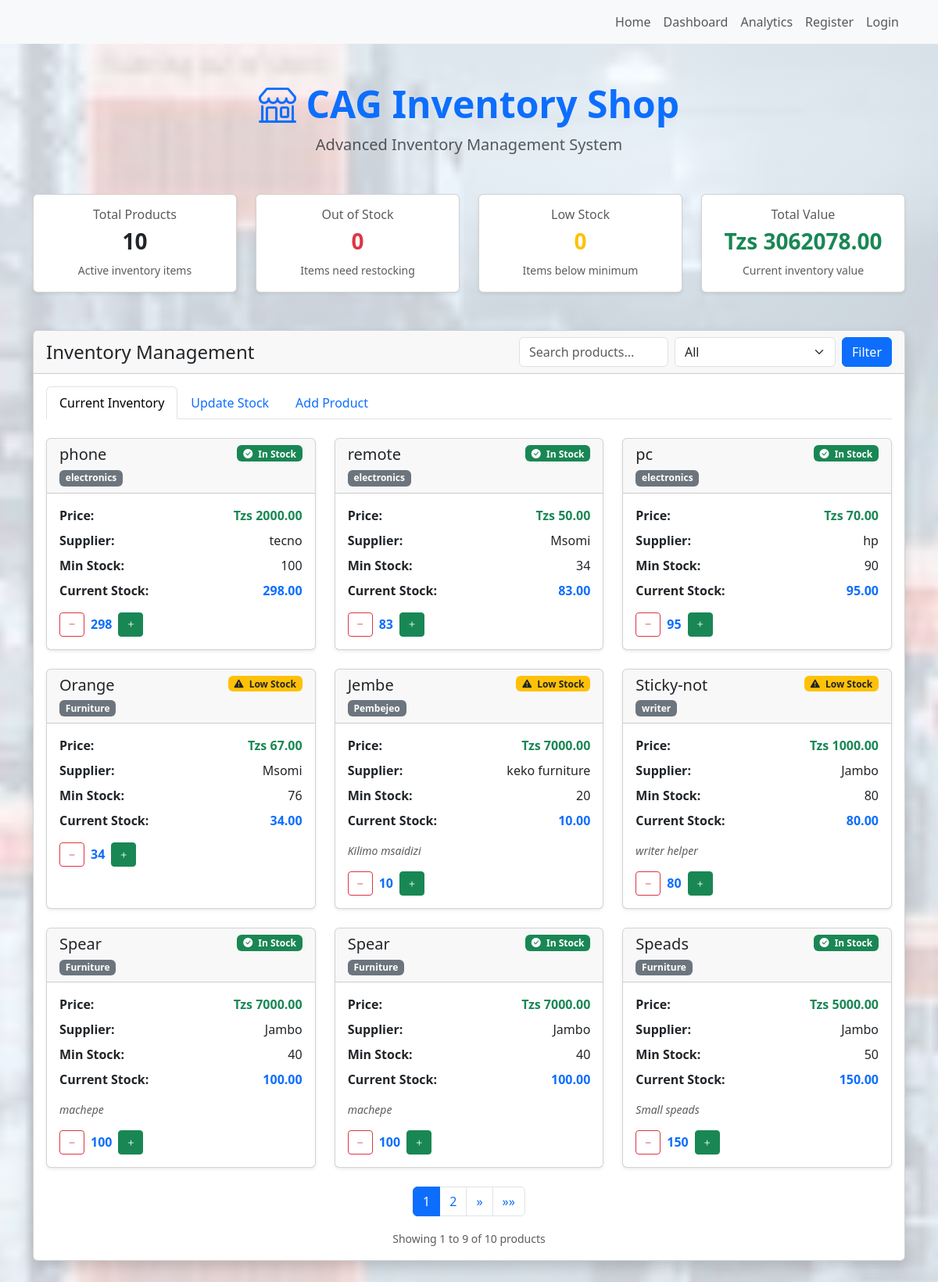
Before: /index/ with the older database file.
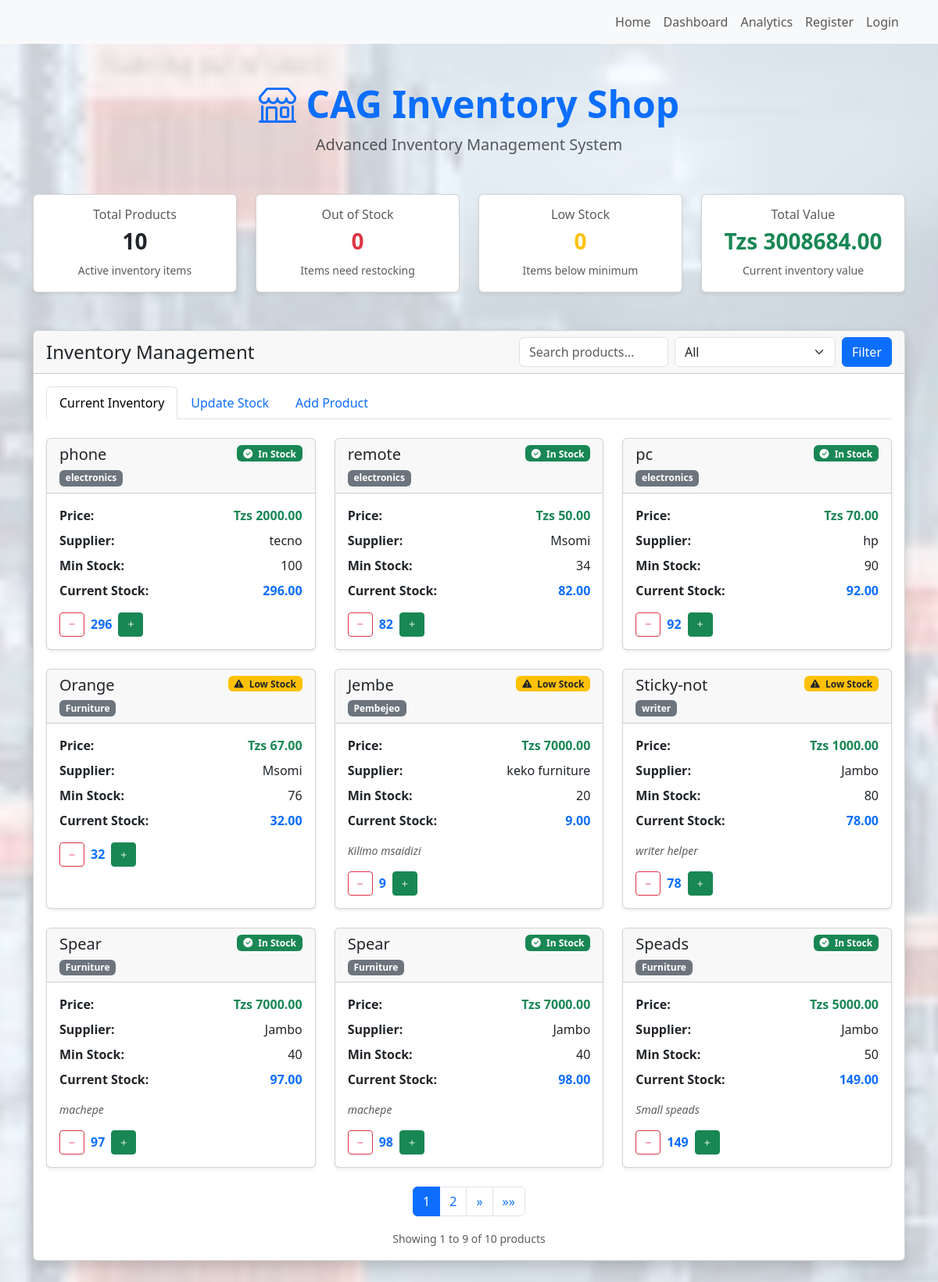
After: the same page with the newer database file.
### cag_inventory/models.py (models this page shows, shortened)
class Product(models.Model):
    name = models.CharField(max_length=100)
    category = models.CharField(max_length=100)
    currentStock = models.IntegerField()
    minStock = models.IntegerField()
    maxStock = models.IntegerField()
    price = models.DecimalField(max_digits=10, decimal_places=2)
    supplier = models.CharField(max_length=100)
    lastUpdated = models.DateTimeField(auto_now=True)
    description = models.TextField(blank=True)

### cag_inventory/views.py (the view)
# urls.py: path('index/',views.index, name='index'),
def index(request):
    products = Product.objects.all().order_by('-id')  # Order by newest first
    categories = ["all"] + list(Product.objects.values_list('category', flat=True).distinct())
    selected_category = request.GET.get('category', 'all')
    search_term = request.GET.get('search', '')
    filtered_products = products.filter(
        name__icontains=search_term
    ) if selected_category == "all" else products.filter(
        name__icontains=search_term,
        category=selected_category
    )
    paginator = Paginator(filtered_products, 9)
    page_number = request.GET.get('page')
    page_obj = paginator.get_page(page_number)
    context = {
        'products': products,
        'filtered_products': page_obj,  # Use paginated products
        'page_obj': page_obj,  # Add page object for pagination controls
        'categories': categories,
        'selected_category': selected_category,
        'search_term': search_term,
        'total_products': products.count(),
        'out_of_stock_count': products.filter(currentStock=0).count(),
        'low_stock_count': products.filter(currentStock__lte=1).count(),  # adjust as needed
        'total_value': sum([p.currentStock * p.price for p in products]),
    }
    return render(request, 'index.html', context)

### templates/index.html (shortened to what this page needs)
{% extends 'base.html' %}
{% load static %}
{% block content %}
<body class="bg-light">
<div class="container py-5">
  <div class="text-center mb-5">
    <h1 class="display-5 fw-bold text-primary">
      <i class="bi bi-shop"></i> CAG Inventory Shop
    </h1>
    <p class="lead text-muted">Advanced Inventory Management System</p>
  </div>
  <div class="row g-4 mb-5">
    <div class="col-md-3">
      <div class="card shadow-sm">
        <div class="card-body text-center">
          <h6 class="text-muted">Total Products</h6>
          <h3 class="fw-bold">{{ total_products }}</h3>
          <small class="text-muted">Active inventory items</small>
        </div>
      </div>
    </div>
    <div class="col-md-3">
      <div class="card shadow-sm">
        <div class="card-body text-center">
          <h6 class="text-muted">Out of Stock</h6>
          <h3 class="fw-bold text-danger">{{ out_of_stock_count }}</h3>
          <small class="text-muted">Items need restocking</small>
        </div>
      </div>
    </div>
    <div class="col-md-3">
      <div class="card shadow-sm">
        <div class="card-body text-center">
          <h6 class="text-muted">Low Stock</h6>
          <h3 class="fw-bold text-warning">{{ low_stock_count }}</h3>
          <small class="text-muted">Items below minimum</small>
        </div>
      </div>
    </div>
    <div class="col-md-3">
      <div class="card shadow-sm">
        <div class="card-body text-center">
          <h6 class="text-muted">Total Value</h6>
          <h3 class="fw-bold text-success">Tzs {{ total_value|floatformat:2 }}</h3>
          <small class="text-muted">Current inventory value</small>
        </div>
      </div>
    </div>
  </div>
  <div class="card shadow">
    <div class="card-header d-flex flex-column flex-md-row justify-content-between align-items-start align-items-md-center">
      <h4 class="mb-3 mb-md-0">Inventory Management</h4>
      <form method="get" class="d-flex flex-column flex-sm-row gap-2">
        <input type="text" name="search" value="{{ search_term }}" class="form-control" placeholder="Search products...">
        <select name="category" class="form-select">
          {% for category in categories %}
            <option value="{{ category }}" {% if category == selected_category %}selected{% endif %}>
              {{ category|title }}
            </option>
          {% endfor %}
        </select>
        <button type="submit" class="btn btn-primary">Filter</button>
      </form>
    </div>
    <div class="card-body">
      <ul class="nav nav-tabs" id="inventoryTabs" role="tablist">
        <li class="nav-item" role="presentation">
          <button class="nav-link active" id="inventory-tab" data-bs-toggle="tab" data-bs-target="#inventory" type="button" role="tab">Current Inventory</button>
        </li>
        <li class="nav-item" role="presentation">
          <button class="nav-link" id="update-tab" data-bs-toggle="tab" data-bs-target="#update" type="button" role="tab">Update Stock</button>
        </li>
        <li class="nav-item" role="presentation">
          <button class="nav-link" id="add-tab" data-bs-toggle="tab" data-bs-target="#add" type="button" role="tab">Add Product</button>
        </li>
      </ul>
      <div class="tab-content pt-4" id="inventoryTabsContent">
        <div class="tab-pane fade show active" id="inventory" role="tabpanel">
          {% include 'product_list.html' %}
        </div>
      </div>
    </div>
  </div>
</div>
</body>
{% endblock %}

### templates/base.html (shortened to what this page needs)
{% load static %}
<!DOCTYPE html>
<html lang="en">
<head>
  <link href="{% static 'cag_inventory/css/bootstrap.min.css' %}" rel="stylesheet">
  <link href="https://cdn.jsdelivr.net/npm/bootstrap-icons/font/bootstrap-icons.css" rel="stylesheet">
  <link href="{% static 'cag_inventory/css/style.css' %}" rel="stylesheet">
</head>
<body>
    <nav class="navbar navbar-expand-lg navbar-light bg-light">
      <div class="container">
        <div class="collapse navbar-collapse" id="navbarNav">
          <ul class="navbar-nav ms-auto">
            <li class="nav-item">
                 <a class="nav-link" href="{% url 'home' %}">Home</a>
              </li>
              <li class="nav-item">
                <a class="nav-link" href="{% url 'index' %}">Dashboard</a>
              </li>
              <li class="nav-item">
                <a class="nav-link" href="{% url 'analytics' %}">Analytics</a>
              </li>
              <li class="nav-item">
                <a class="nav-link" href="{% url 'register' %}">Register</a>
              </li>
              <li class="nav-item">
                <a class="nav-link" href="{% url 'login' %}">Login</a>
              </li>
          </ul>
        </div>
      </div>
    </nav>
    {% block content %}
    {% endblock %}
</body>
</html>

### templates/product_list.html (shortened to what this page needs)
{% load static %}
<div class="row g-4">
  {% if filtered_products %}
    {% for product in filtered_products %}
      <div class="col-md-6 col-lg-4">
        <div class="card shadow-sm h-100">
          <div class="card-header d-flex justify-content-between align-items-start">
            <div>
              <h5 class="card-title mb-1">{{ product.name }}</h5>
              <span class="badge bg-secondary">{{ product.category }}</span>
            </div>
            {% if product.currentStock == 0 %}
              <span class="badge bg-danger"><i class="bi bi-exclamation-triangle-fill me-1"></i> Out of Stock</span>
            {% elif product.currentStock <= product.minStock %}
              <span class="badge bg-warning text-dark"><i class="bi bi-exclamation-triangle-fill me-1"></i> Low Stock</span>
            {% else %}
              <span class="badge bg-success"><i class="bi bi-check-circle-fill me-1"></i> In Stock</span>
            {% endif %}
          </div>
          <div class="card-body">
            <div class="mb-3">
              <div class="d-flex justify-content-between align-items-center mb-2">
                <span><strong>Price:</strong></span>
                <span class="text-success fw-bold">Tzs {{ product.price|floatformat:2 }}</span>
              </div>
              <div class="d-flex justify-content-between align-items-center mb-2">
                <span><strong>Supplier:</strong></span>
                <span>{{ product.supplier }}</span>
              </div>
              <div class="d-flex justify-content-between align-items-center mb-2">
                <span><strong>Min Stock:</strong></span>
                <span>{{ product.minStock }}</span>
              </div>
              <div class="d-flex justify-content-between align-items-center mb-2">
                <span><strong>Current Stock:</strong></span>
                <span class="text-primary fw-bold">{{ product.currentStock|floatformat:2 }}</span>
              </div>
            </div>
            {% if product.description %}
              <p class="text-muted small fst-italic mb-3">{{ product.description }}</p>
            {% endif %}
            <div class="d-flex gap-2 align-items-center">
              <form method="post" action="{% url 'update-stock' product.id %}" class="stock-update-form d-inline" data-product-id="{{ product.id }}" data-min-stock="{{ product.minStock }}">
                <button type="submit" class="btn btn-sm btn-outline-danger" {% if product.currentStock == 0 %}disabled{% endif %}>
                  <i class="bi bi-dash"></i>
                </button>
              </form>
              <span class="current-stock fw-bold text-primary" id="current-stock-{{ product.id }}">{{ product.currentStock }}</span>
              <form method="post" action="{% url 'update-stock' product.id %}" class="stock-update-form d-inline" data-product-id="{{ product.id }}" data-min-stock="{{ product.minStock }}">
                <button type="submit" class="btn btn-sm btn-success">
                  <i class="bi bi-plus"></i>
                </button>
              </form>
            </div>
          </div>
        </div>
      </div>
    {% endfor %}
  {% else %}
    <div class="text-center py-5">
      <i class="bi bi-box-seam display-4 text-muted"></i>
      <h5 class="mt-3">No products found</h5>
      <p class="text-muted">Try adjusting your search or filters, or add a new product.</p>
    </div>
  {% endif %}
</div>
{% if page_obj.has_other_pages %}
<nav aria-label="Product pagination" class="mt-4">
  <ul class="pagination justify-content-center">
    {% for num in page_obj.paginator.page_range %}
      {% if page_obj.number == num %}
        <li class="page-item active">
          <span class="page-link">{{ num }}</span>
        </li>
      {% elif num > page_obj.number|add:'-3' and num < page_obj.number|add:'3' %}
        <li class="page-item">
          <a class="page-link" href="?page={{ num }}{% if search_term %}&search={{ search_term }}{% endif %}{% if selected_category != 'all' %}&category={{ selected_category }}{% endif %}">{{ num }}</a>
        </li>
      {% endif %}
    {% endfor %}
    {% if page_obj.has_next %}
      <li class="page-item">
        <a class="page-link" href="?page={{ page_obj.next_page_number }}{% if search_term %}&search={{ search_term }}{% endif %}{% if selected_category != 'all' %}&category={{ selected_category }}{% endif %}" aria-label="Next">
          <span aria-hidden="true">&raquo;</span>
        </a>
      </li>
      <li class="page-item">
        <a class="page-link" href="?page={{ page_obj.paginator.num_pages }}{% if search_term %}&search={{ search_term }}{% endif %}{% if selected_category != 'all' %}&category={{ selected_category }}{% endif %}" aria-label="Last">
          <span aria-hidden="true">&raquo;&raquo;</span>
        </a>
      </li>
    {% endif %}
  </ul>
</nav>
<div class="text-center mt-3">
  <small class="text-muted">
    Showing {{ page_obj.start_index }} to {{ page_obj.end_index }} of {{ page_obj.paginator.count }} products
  </small>
</div>
{% endif %}

### templates/add_product_form.html (shortened to what this page needs)
{% load static %}

### cag_inventory/static/cag_inventory/css/style.css (style rules this page uses)
body { background: linear-gradient(rgba(255,255,255,0.8), rgba(255,255,255,0.8)), url('../images/bg1.jpeg'); background-size: cover; background-repeat:no-repeat; background-position: center; }
.container { background-color: transparent !important; }

Changed rows visible on the page:
changed Product "phone": currentStock "298.00" → "296.00"; currentStock "298" → "296"
changed Product "remote": currentStock "83.00" → "82.00"; currentStock "83" → "82"
changed Product "pc": currentStock "95.00" → "92.00"; currentStock "95" → "92"
changed Product "Orange": currentStock "34.00" → "32.00"; currentStock "34" → "32"
changed Product "Jembe": currentStock "10.00" → "9.00"; currentStock "10" → "9"
changed Product "Sticky-not": currentStock "80.00" → "78.00"; currentStock "80" → "78"
changed Product (number 7 of 9 on the later page): currentStock "100.00" → "97.00"; currentStock "100" → "97"
changed Product (number 8 of 9 on the later page): currentStock "100.00" → "98.00"; currentStock "100" → "98"
changed Product "Speads": currentStock "150.00" → "149.00"; currentStock "150" → "149"
Other visible differences:
{{ total_value|floatformat:2 }}: "3062078.00" → "3008684.00"
